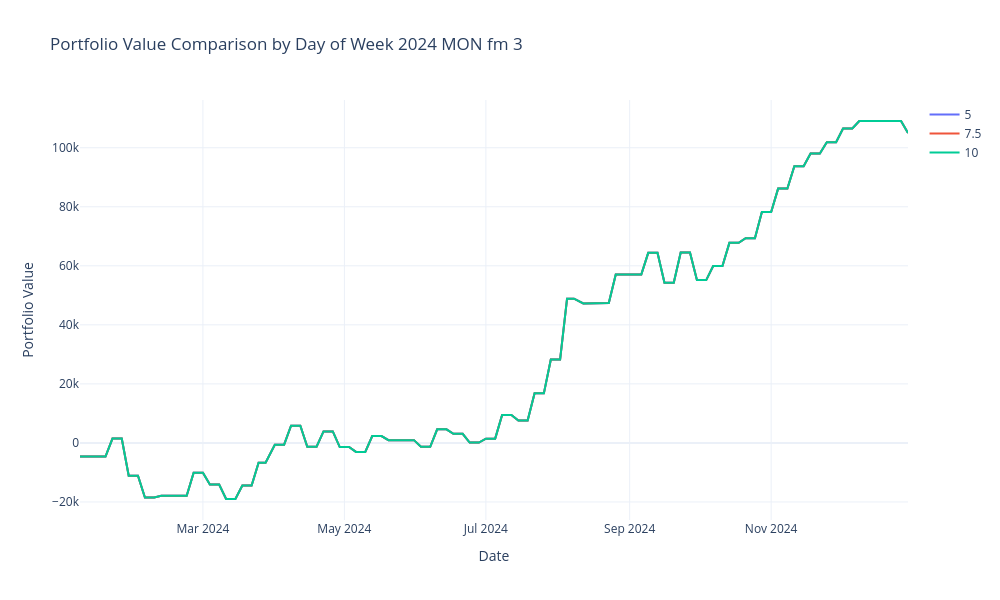

Source (notebook cell):
### Code cell
import pandas as pd
import plotly.graph_objects as go
import os

def extract_daily_close(folder_path):
    csv_files = sorted(
        [f for f in os.listdir(folder_path) if f.endswith('.csv')],
        key=lambda x: pd.to_datetime(x.replace('.csv', ''), format='%Y%m%d')
    )

    daily_data = []

    for file in csv_files:
        file_path = os.path.join(folder_path, file)
        
        try:
            df = pd.read_csv(file_path)

            if 'timestamp' not in df.columns or 'portfolio_value' not in df.columns:
                continue

            if df['portfolio_value'].fillna(0).eq(0).all():
                continue

            last_row = df[['timestamp', 'portfolio_value']].iloc[[-1]].copy()
            last_row['date'] = pd.to_datetime(file.replace('.csv', ''), format='%Y%m%d')
            daily_data.append(last_row)

        except Exception as e:
            continue

    if not daily_data:
        return pd.DataFrame()

    result_df = pd.concat(daily_data)[['date', 'portfolio_value']]
    return result_df

# Base path for strategy folders
base_path = "/media/dell/548d4dc2-4844-4adb-8b24-7b412b8f3455/0DT_Settelment_Backtest/HFT-Options-EIS-Global/tradelib/outputs/asia hedging/2024/all_day_hedging"
#days = ["MON", "TUE", "WED", "THU", "FRI"]
day_of_week = "MON"
variants = [5,7.5,10]
strategy_data = []

# Extract and rename strategy data for each weekday
for variant in variants:
    folder_path = os.path.join(base_path, f"{day_of_week}_{variant}SPXW_DAY_OF_WEEK_DELTA_CONDOR_STRATEGY/consolidated_store")
    df = extract_daily_close(folder_path)
    if not df.empty:
        df = df.rename(columns={"portfolio_value": variant})
        strategy_data.append(df)

# Merge all strategies on the 'date' column
from functools import reduce
equity_combined = reduce(lambda left, right: pd.merge(left, right, on='date', how='outer'), strategy_data)
equity_combined = equity_combined.sort_values(by='date')

# Plot using Plotly
fig = go.Figure()

for day in variants:
    if day in equity_combined.columns:
        fig.add_trace(go.Scatter(x=equity_combined['date'], y=equity_combined[day], mode='lines', name=day))

fig.update_layout(
    title=f'Portfolio Value Comparison by Day of Week 2024 {day_of_week} fm 3 ',
    xaxis_title='Date',
    yaxis_title='Portfolio Value',
    template='plotly_white',
    height=600,
    width=1000
)

fig.show()

### Figure 1 — Plotly figure (JSON) as saved in the notebook; plotly's stock layout.template omitted (floating-point values rounded to 4 significant figures; data arrays with more than 128 entries replaced by an {"elided": "..."} marker saying what was removed)
{"data": [{"mode": "lines", "name": "5", "type": "scatter", "x": {"elided": "228 str values"}, "y": {"elided": "228 float values"}}, {"mode": "lines", "name": "7.5", "type": "scatter", "x": {"elided": "228 str values"}, "y": {"elided": "228 float values"}}, {"mode": "lines", "name": "10", "type": "scatter", "x": {"elided": "228 str values"}, "y": {"elided": "228 float values"}}], "layout": {"height": 600, "title": {"text": "Portfolio Value Comparison by Day of Week 2024 MON fm 3 "}, "width": 1000, "xaxis": {"title": {"text": "Date"}}, "yaxis": {"title": {"text": "Portfolio Value"}}}}
